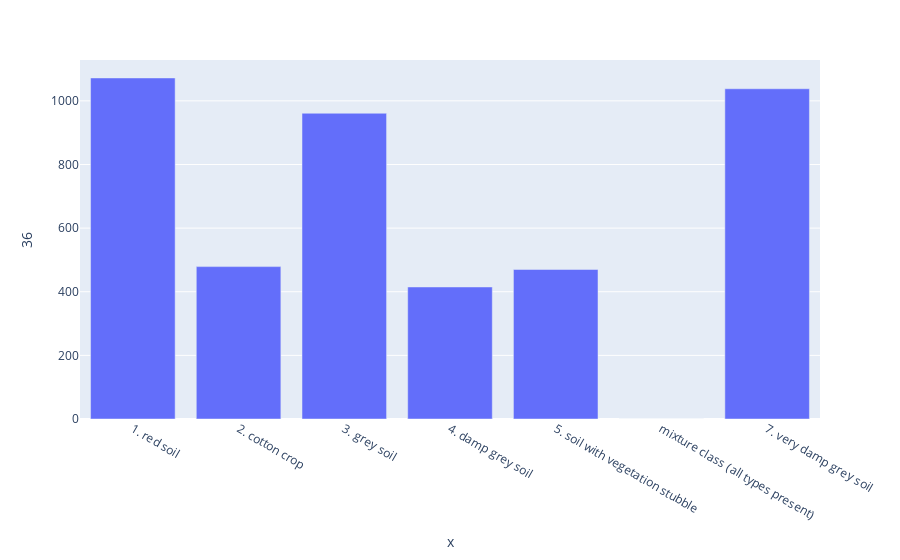

Notebook code cell kept with this figure:
### Code cell
def plot(df):
    index =  df.iloc[:,36].value_counts().index.to_list()
    count = df.iloc[:,36].value_counts().to_list()
    count.append(0)
    index.append(0)
    count_df = df.iloc[:,36].value_counts().to_frame()
    count_df.loc[6]= 0
    count_df.sort_index(inplace = True)
    bins_label = ["1. red soil","2. cotton crop","3. grey soil","4. damp grey soil","5. soil with vegetation stubble","mixture class (all types present)","7. very damp grey soil"]
    count_df["labels"] = bins_label

    fig = px.bar(count_df, x=bins_label, y=36)
    fig.show()

plot(df_train)

### Figure 1 — Plotly figure (JSON) as saved in the notebook; plotly's stock layout.template omitted (floating-point values rounded to 4 significant figures)
{"data": [{"alignmentgroup": "True", "hovertemplate": "x=%{x}<br>36=%{y}<extra></extra>", "legendgroup": "", "marker": {"color": "#636efa"}, "name": "", "offsetgroup": "", "orientation": "v", "showlegend": false, "textposition": "auto", "type": "bar", "x": ["1. red soil", "2. cotton crop", "3. grey soil", "4. damp grey soil", "5. soil with vegetation stubble", "mixture class (all types present)", "7. very damp grey soil"], "xaxis": "x", "y": [1072, 479, 961, 415, 470, 0, 1038], "yaxis": "y"}], "layout": {"barmode": "relative", "legend": {"tracegroupgap": 0}, "margin": {"t": 60}, "xaxis": {"anchor": "y", "domain": [0, 1], "title": {"text": "x"}}, "yaxis": {"anchor": "x", "domain": [0, 1], "title": {"text": "36"}}}}
